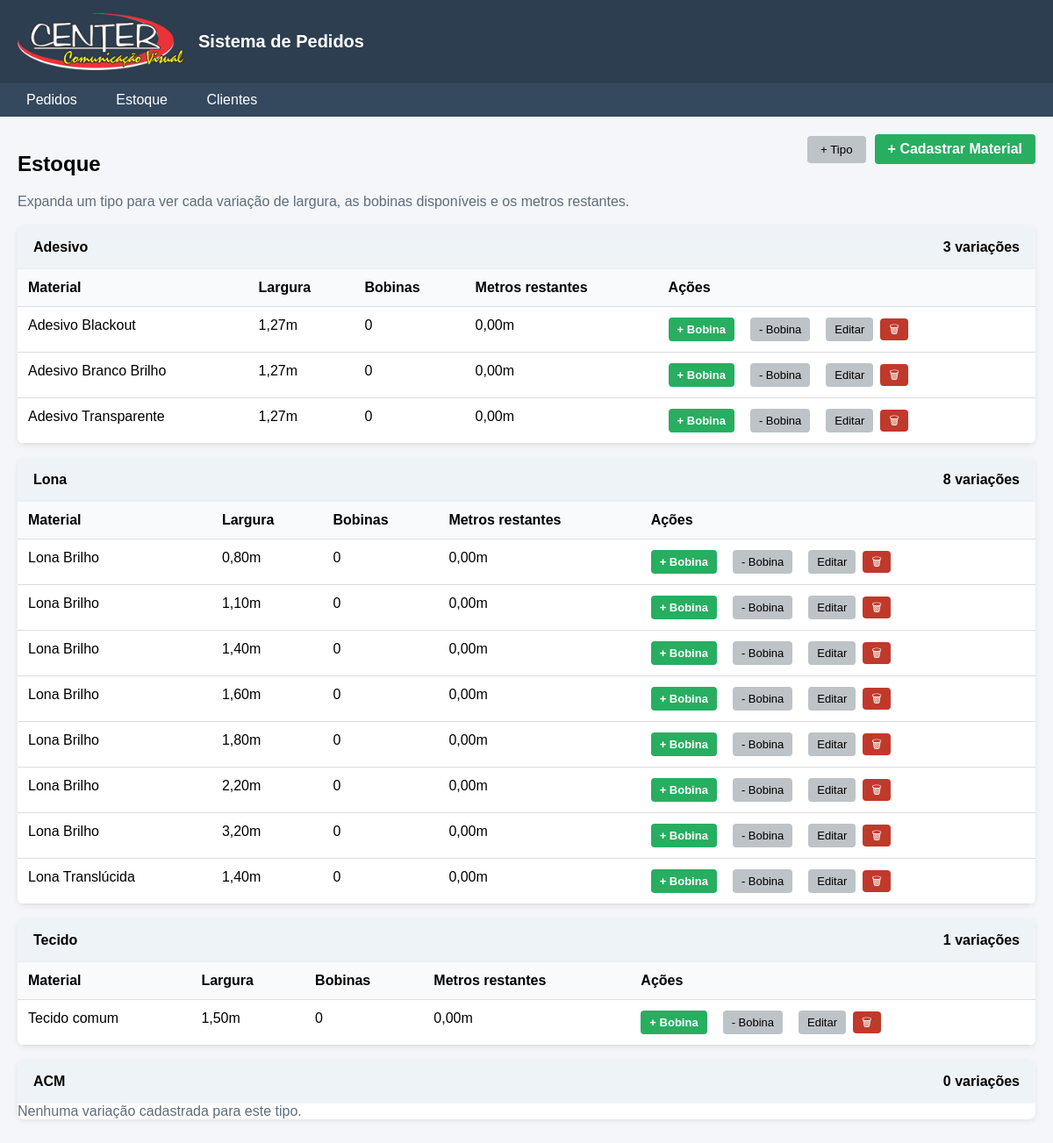
Page /estoque on the earlier database version.
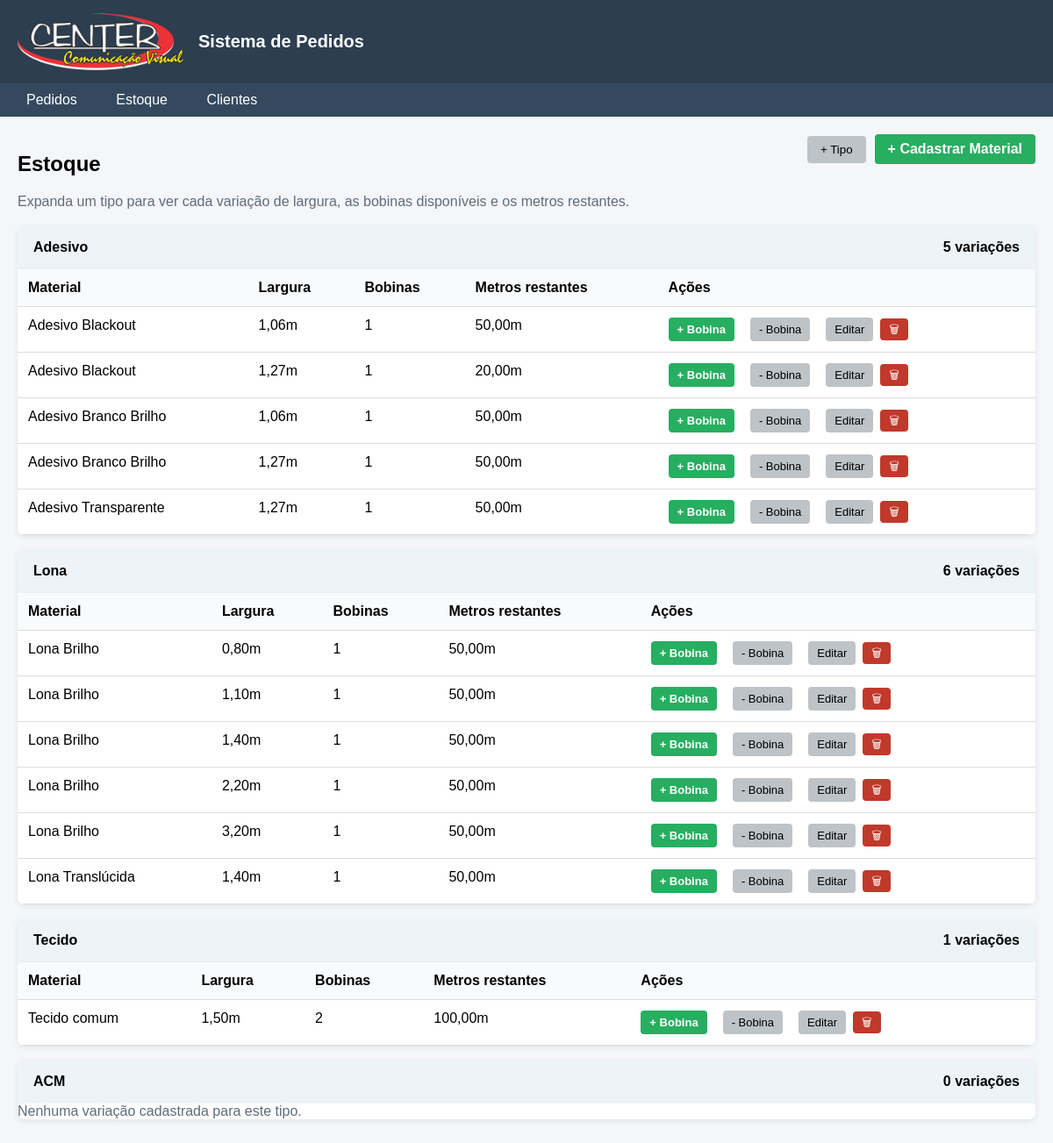
Same page on the later database version.
### models/categoria_material.py (models this page shows)
class CategoriaMaterial(db.Model):
    __tablename__ = "categoria_material"
    id = db.Column(db.Integer, primary_key=True)
    nome = db.Column(db.String(50), nullable=False, unique=True)

### models/material.py (models this page shows)
class Material(db.Model):
    __tablename__ = "material"
    id = db.Column(db.Integer, primary_key=True)
    categoria = db.Column(db.String(50), nullable=False)
    nome = db.Column(db.String(120), nullable=False)
    largura_m = db.Column(db.Float, nullable=False)
    bobinas = db.relationship(
        "BobinaEstoque",
        back_populates="material",
        cascade="all, delete-orphan",
        lazy="select",
    )
    __table_args__ = (
        db.UniqueConstraint("categoria", "nome", "largura_m", name="uq_material_variacao"),
    )
    @property
    def largura_formatada(self):
        return f"{self.largura_m:.2f}".replace(".", ",") + "m"
    @property
    def quantidade_bobinas(self):
        return len(self.bobinas)
    @property
    def metros_disponiveis(self):
        return round(sum(bobina.metros_restantes for bobina in self.bobinas), 2)
    @property
    def metros_disponiveis_formatados(self):
        return f"{self.metros_disponiveis:.2f}".replace(".", ",") + "m"

### controllers/estoque_controller.py (the view)
@estoque_bp.route("/estoque")
def lista_estoque():
    secoes = construir_secoes_estoque()
    return render_template("estoque/lista.html", secoes=secoes)

### templates/estoque/lista.html (shortened to what this page needs)
{% extends "base.html" %}
{% block content %}
<link rel="stylesheet" href="{{ url_for('static', filename='css/estoque.css') }}">
<div class="estoque-header">
<div>
<h2>Estoque</h2>
<p class="estoque-subtitle">Expanda um tipo para ver cada variação de largura, as bobinas disponíveis e os metros restantes.</p>
</div>
<div class="estoque-header-actions">
<button type="button" class="btn-sec" id="abrir-novo-tipo">+ Tipo</button>
<a href="/estoque/novo" class="btn">+ Cadastrar Material</a>
</div>
</div>
{% for secao in secoes %}
<details class="estoque-secao" open>
<summary>
<span>{{ secao.categoria }}</span>
<span>{{ secao.itens | length }} variações</span>
</summary>
{% if secao.itens %}
<table class="tabela-estoque">
<thead>
<tr>
<th>Material</th>
<th>Largura</th>
<th>Bobinas</th>
<th>Metros restantes</th>
<th>Ações</th>
</tr>
</thead>
<tbody>
{% for item in secao.itens %}
<tr>
<td>{{ item.nome }}</td>
<td>{{ item.largura }}</td>
<td>{{ item.bobinas }}</td>
<td>{{ item.metros_restantes }}</td>
<td>
<div class="acoes-estoque">
<form method="post" action="{{ url_for('estoque.adicionar_unidade', material_id=item.id) }}">
<button class="btn btn-small" type="submit">+ Bobina</button>
</form>
<form method="post" action="{{ url_for('estoque.remover_unidade', material_id=item.id) }}">
<button class="btn-sec btn-small" type="submit">- Bobina</button>
</form>
<button class="btn-sec btn-small" type="button" data-editar-estoque="{{ item.id }}">Editar</button>
<form method="post" action="{{ url_for('estoque.excluir_material', material_id=item.id) }}">
<button class="btn-lixeira btn-small" type="button" data-excluir-material="{{ item.nome }} ({{ item.largura }})" aria-label="Excluir {{ item.nome }} {{ item.largura }}" title="Excluir {{ item.nome }} {{ item.largura }}">🗑</button>
</form>
</div>
</td>
</tr>
{% endfor %}
</tbody>
</table>
{% else %}
<p class="estoque-vazio">Nenhuma variação cadastrada para este tipo.</p>
{% endif %}
</details>
{% endfor %}
{% endblock %}

### templates/base.html (shortened to what this page needs)
<!DOCTYPE html>
<html>
<head>
    <link rel="stylesheet" href="{{ url_for('static', filename='css/lista.css') }}">
</head>
<body>
<div class="header">
    <div class="brand">
        <img class="brand-logo" src="{{ url_for('static', filename='img/center-logo.png') }}" alt="Center Comunicação Visual">
        <div class="brand-text">Sistema de Pedidos</div>
    </div>
</div>
<div class="menu">
<a href="/pedidos">Pedidos</a>
<a href="/estoque">Estoque</a>
<a href="/clientes">Clientes</a>
</div>
<div class="container">
{% block content %}
{% endblock %}
</div>
</body>
</html>

### static/css/lista.css (style rules this page uses)
body { font-family: Arial; margin:0; background:#f4f6f9; }
.header { background:#2c3e50; color:white; padding:15px 20px; font-size:20px; display:flex; justify-content:space-between; align-items:center; }
.brand { display:flex; align-items:center; gap:16px; }
.brand-logo { width:190px; max-width:42vw; height:auto; display:block; }
.brand-text { font-size:20px; font-weight:bold; }
.menu { background:#34495e; padding:10px 20px; }
.menu a { color:white; margin-right:20px; text-decoration:none; padding:6px 10px; }
.container { padding:20px; }
.btn { background:#27ae60; color:white; border:none; padding:8px 15px; cursor:pointer; border-radius:4px; font-weight:bold; }
table { width:100%; border-collapse:collapse; background:white; box-shadow:0 2px 5px rgba(0,0,0,0.1); }
th, td { padding:10px; border-bottom:1px solid #ddd; text-align:left; }
th { background:#ecf0f1; }
form { background:white; padding:20px; border-radius:5px; max-width:700px; }
h2 { margin-bottom:20px; }
.btn-sec { margin-left:10px; padding:6px 10px; }

### static/css/estoque.css (style rules this page uses)
.estoque-header { display:flex; align-items:flex-start; justify-content:space-between; gap:16px; margin-bottom:18px; flex-wrap:wrap; }
.estoque-header-actions { display:flex; gap:10px; align-items:center; flex-wrap:wrap; }
.estoque-subtitle { margin:6px 0 0; color:#5f6c7b; }
.estoque-secao { margin-bottom:16px; background:white; border-radius:8px; box-shadow:0 2px 6px rgba(0,0,0,0.08); overflow:auto; }
.estoque-secao summary { display:flex; justify-content:space-between; align-items:center; padding:16px 18px; cursor:pointer; font-weight:bold; background:#eef3f7; }
.tabela-estoque { width:100%; min-width:760px; border-collapse:collapse; background:white; }
.tabela-estoque th, .tabela-estoque td { padding:12px; border-bottom:1px solid #ddd; text-align:left; vertical-align:top; }
.tabela-estoque th { background:#f8fafc; }
.estoque-vazio { margin:0; color:#5f6c7b; }
.acoes-estoque { display:flex; gap:8px; flex-wrap:wrap; align-items:center; }
.acoes-estoque form, .editar-estoque-form { background:transparent; padding:0; max-width:none; border-radius:0; }
.btn { background:#27ae60; color:white; padding:8px 15px; text-decoration:none; border-radius:4px; border:none; cursor:pointer; }
.btn-sec { background:#bdc3c7; border:none; padding:8px 15px; border-radius:4px; cursor:pointer; }
.btn-small { padding:6px 10px; font-size:13px; }
.btn-lixeira { background:#c0392b; color:white; border:none; border-radius:4px; cursor:pointer; line-height:1; }

Differences in the rows shown:
removed Material: nome "Lona Brilho", largura "0,80m", bobinas "0", metros_restantes "0,00m", shown under CategoriaMaterial "Lona"
removed Material: nome "Lona Brilho", largura "1,10m", bobinas "0", metros_restantes "0,00m", shown under CategoriaMaterial "Lona"
removed Material: nome "Lona Brilho", largura "1,40m", bobinas "0", metros_restantes "0,00m", shown under CategoriaMaterial "Lona"
removed Material: nome "Lona Brilho", largura "1,60m", bobinas "0", metros_restantes "0,00m", shown under CategoriaMaterial "Lona"
removed Material: nome "Lona Brilho", largura "1,80m", bobinas "0", metros_restantes "0,00m", shown under CategoriaMaterial "Lona"
removed Material: nome "Lona Brilho", largura "2,20m", bobinas "0", metros_restantes "0,00m", shown under CategoriaMaterial "Lona"
computed for CategoriaMaterial "Adesivo": itens|length "3" → "5"
added Material: nome "Adesivo Blackout", largura "1,06m", bobinas "1", metros_restantes "50,00m", shown under CategoriaMaterial "Adesivo"
computed for Material (number 2 of 12 on the later page): bobinas "0" → "1"; metros_restantes "0,00m" → "20,00m"
added Material: nome "Adesivo Branco Brilho", largura "1,06m", bobinas "1", metros_restantes "50,00m", shown under CategoriaMaterial "Adesivo"
computed for Material (number 4 of 12 on the later page): bobinas "0" → "1"; metros_restantes "0,00m" → "50,00m"
computed for Material "Adesivo Transparente": bobinas "0" → "1"; metros_restantes "0,00m" → "50,00m"
computed for CategoriaMaterial "Lona": itens|length "8" → "6"
added Material: nome "Lona Brilho", largura "0,80m", bobinas "1", metros_restantes "50,00m", shown under CategoriaMaterial "Lona"
added Material: nome "Lona Brilho", largura "1,10m", bobinas "1", metros_restantes "50,00m", shown under CategoriaMaterial "Lona"
added Material: nome "Lona Brilho", largura "1,40m", bobinas "1", metros_restantes "50,00m", shown under CategoriaMaterial "Lona"
added Material: nome "Lona Brilho", largura "2,20m", bobinas "1", metros_restantes "50,00m", shown under CategoriaMaterial "Lona"
computed for Material (number 10 of 12 on the later page): bobinas "0" → "1"; metros_restantes "0,00m" → "50,00m"
computed for Material "Lona Translúcida": bobinas "0" → "1"; metros_restantes "0,00m" → "50,00m"
computed for Material "Tecido comum": bobinas "0" → "2"; metros_restantes "0,00m" → "100,00m"
